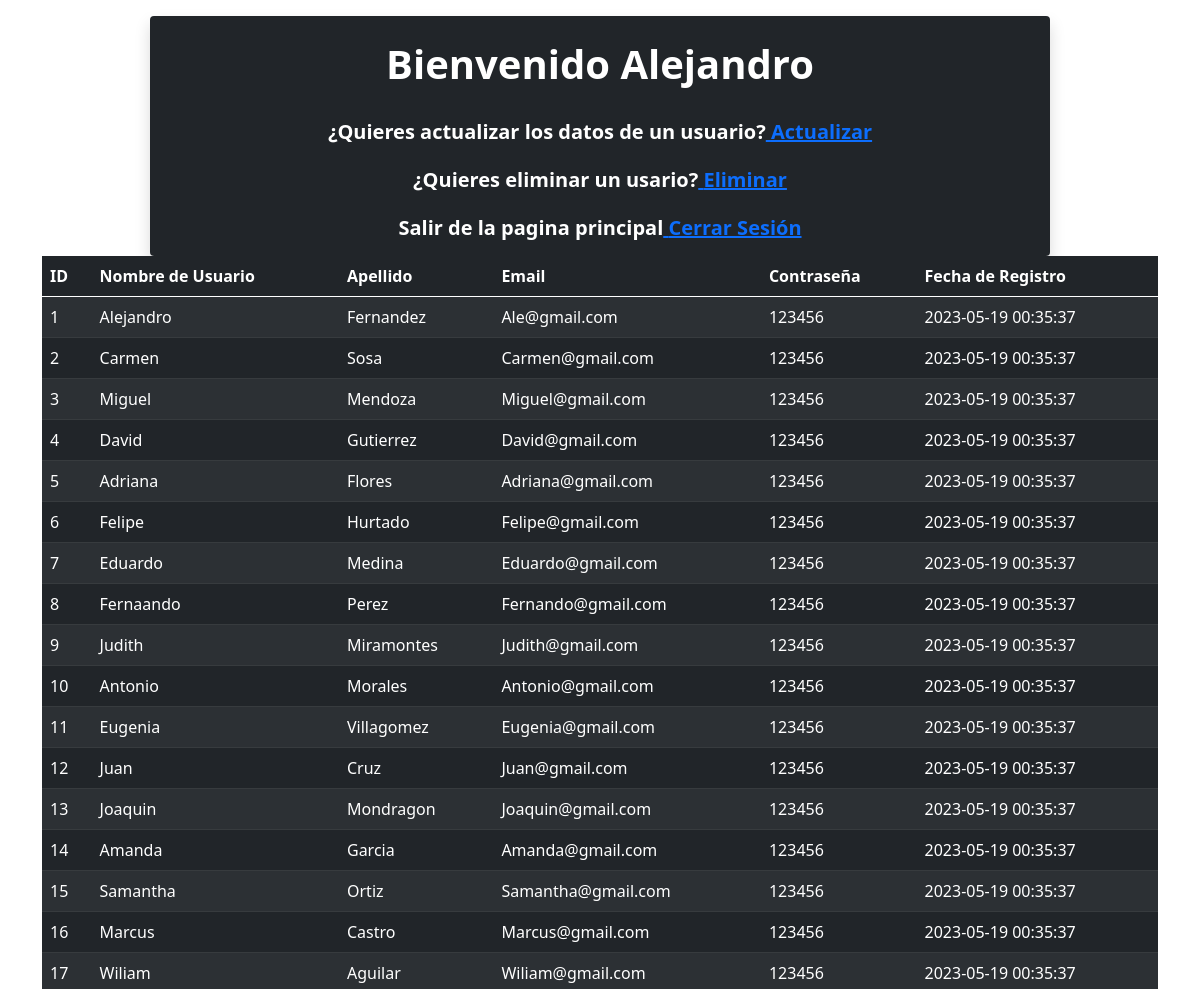
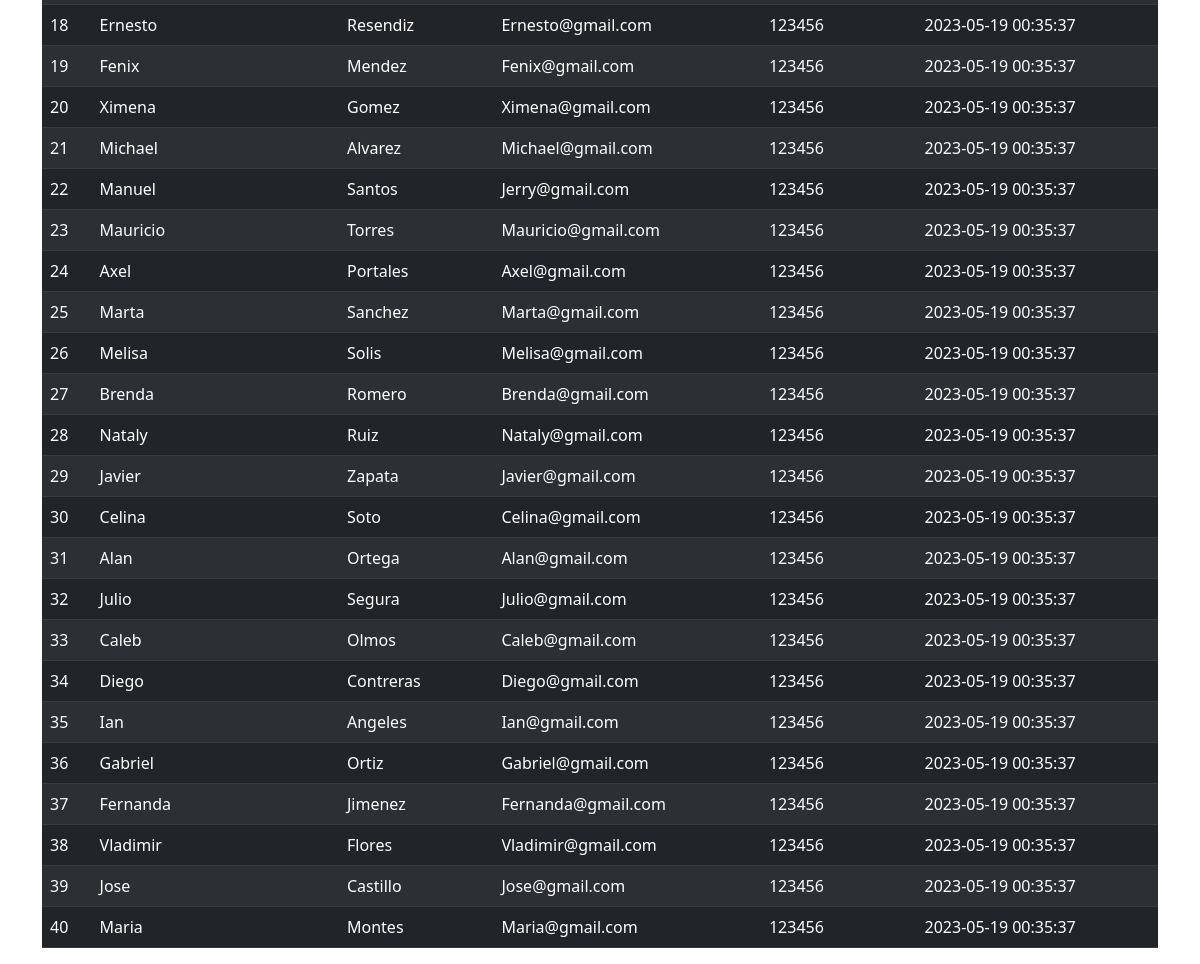
Page /Principal.php (signed in) on the committed database (2 pictures, top to bottom).
### tables this page shows
CREATE TABLE `usuarios` (
  `id` int(11) NOT NULL AUTO_INCREMENT,
  `nombre_usuario` text NOT NULL,
  `apellido` text NOT NULL,
  `email` text NOT NULL,
  `password` varchar(20) NOT NULL,
  `fecha_registro` datetime NOT NULL DEFAULT CURRENT_TIMESTAMP,
  PRIMARY KEY (`id`)
);

### listado.php (the view, shortened to what this page needs)
<!DOCTYPE html>
<html lang="en">
<head>
    <link href="https://cdn.jsdelivr.net/npm/bootstrap@5.0.2/dist/css/bootstrap.min.css" rel="stylesheet">
</head>
<body>
    <?php
        $consulta_sql="SELECT * FROM usuarios";
        $resultado=$conexion->query($consulta_sql);
        $count=mysqli_num_rows($resultado);
    ?>
        <div class="container">
            <div class="row">
                <div class="col">
                    <table class="table table-striped table-dark">
                        <thead>
                            <tr>
                                <th>ID</th>
                                <th>Nombre de Usuario</th>
                                <th>Apellido</th>
                                <th>Email</th>
                                <th>Contraseña</th>
                                <th>Fecha de Registro</th>
                            </tr>
                        </thead>
                        <?php
                            if ($count>0){
                             while($row=mysqli_fetch_assoc($resultado) ){
                                echo "<tr>";
                                echo "<td>".$row['id']."</td>";
                                echo "<td>".$row['nombre_usuario']."</td>";
                                echo "<td>".$row['apellido']."</td>" ?? null;
                                echo "<td>".$row['email']."</td>";
                                echo "<td>".$row['password']."</td>";
                                echo "<td>".$row['fecha_registro']."</td>";
                                echo "</tr>";
                                }
                            }else{
                                echo "<h1>Sin registros</h1>";
                            }
                        ?>
                </table>
                </div>
            </div>
        </div>
</body>
</html>

### Principal.php (shortened to what this page needs)
<!DOCTYPE html>
<html lang="en">
<head>
    <link href="https://cdn.jsdelivr.net/npm/bootstrap@5.0.2/dist/css/bootstrap.min.css" rel="stylesheet">
    <link rel="stylesheet" href="styles.css">
</head>
<body class="fondo3">
<?php
include "./logica/conexion.php";
$nombre_usuario= $_SESSION['usermane'];
if(!isset($nombre_usuario)){
    header("location: index.php");
}else{
    $consulta_sql= "SELECT * FROM usuarios WHERE nombre_usuario='" .$nombre_usuario. "'";
    $resultado=$conexion->query($consulta_sql);
    $row=mysqli_fetch_assoc($resultado);
?>
    <div class="container w-75 bg-dark mt-3 rounded shadow">
        <div class="row">
            <h1 style="color: white;" class="fw-bold text-center pt-4 mb-3"> Bienvenido <?php echo $row['nombre_usuario'] ?? null; ?></h1>
            <h5 style="color: white;" class="fw-bold text-center pt-3 mb-3">¿Quieres actualizar los datos de un usuario?<a href="./actualizarUsuario/actualizar.php"> Actualizar</a></h5>
            <h5 style="color: white;" class="fw-bold text-center pt-2 mb-3">¿Quieres eliminar un usario?<a href="./eliminarUsuario/eliminar.html"> Eliminar</a></h5>
            <h5 style="color: white;" class="fw-bold text-center pt-2 mb-3">Salir de la pagina principal<a href='logica/salir.php'> Cerrar Sesión</a></h5>
        </div>
    </div>
<?php
    include "./listado.php";
}
?>
</body>
</html>

### styles.css (style rules this page uses)
.fondo3 { background-image: url(imagenes/fondo4.png); }

### listado.php (style rules this page uses)
body { background: #2A5B06; background: linear-gradient(to left, #F7FF00, #2A5B06); }

### rows in the picture
usuarios: nombre_usuario "Alejandro", id "1", apellido "Fernandez", email "Ale@gmail.com", password "123456", fecha_registro "2023-05-19 00:35:37"
usuarios: id "2", nombre_usuario "Carmen", apellido "Sosa", email "Carmen@gmail.com", password "123456", fecha_registro "2023-05-19 00:35:37"
usuarios: id "3", nombre_usuario "Miguel", apellido "Mendoza", email "Miguel@gmail.com", password "123456", fecha_registro "2023-05-19 00:35:37"
usuarios: id "4", nombre_usuario "David", apellido "Gutierrez", email "David@gmail.com", password "123456", fecha_registro "2023-05-19 00:35:37"
usuarios: id "5", nombre_usuario "Adriana", apellido "Flores", email "Adriana@gmail.com", password "123456", fecha_registro "2023-05-19 00:35:37"
usuarios: id "6", nombre_usuario "Felipe", apellido "Hurtado", email "Felipe@gmail.com", password "123456", fecha_registro "2023-05-19 00:35:37"
usuarios: id "7", nombre_usuario "Eduardo", apellido "Medina", email "Eduardo@gmail.com", password "123456", fecha_registro "2023-05-19 00:35:37"
usuarios: id "8", nombre_usuario "Fernaando", apellido "Perez", email "Fernando@gmail.com", password "123456", fecha_registro "2023-05-19 00:35:37"
usuarios: id "9", nombre_usuario "Judith", apellido "Miramontes", email "Judith@gmail.com", password "123456", fecha_registro "2023-05-19 00:35:37"
usuarios: id "10", nombre_usuario "Antonio", apellido "Morales", email "Antonio@gmail.com", password "123456", fecha_registro "2023-05-19 00:35:37"
usuarios: id "11", nombre_usuario "Eugenia", apellido "Villagomez", email "Eugenia@gmail.com", password "123456", fecha_registro "2023-05-19 00:35:37"
usuarios: id "12", nombre_usuario "Juan", apellido "Cruz", email "Juan@gmail.com", password "123456", fecha_registro "2023-05-19 00:35:37"
usuarios: id "13", nombre_usuario "Joaquin", apellido "Mondragon", email "Joaquin@gmail.com", password "123456", fecha_registro "2023-05-19 00:35:37"
usuarios: id "14", nombre_usuario "Amanda", apellido "Garcia", email "Amanda@gmail.com", password "123456", fecha_registro "2023-05-19 00:35:37"
usuarios: id "15", nombre_usuario "Samantha", apellido "Ortiz", email "Samantha@gmail.com", password "123456", fecha_registro "2023-05-19 00:35:37"
usuarios: id "16", nombre_usuario "Marcus", apellido "Castro", email "Marcus@gmail.com", password "123456", fecha_registro "2023-05-19 00:35:37"
usuarios: id "17", nombre_usuario "Wiliam", apellido "Aguilar", email "Wiliam@gmail.com", password "123456", fecha_registro "2023-05-19 00:35:37"
usuarios: id "18", nombre_usuario "Ernesto", apellido "Resendiz", email "Ernesto@gmail.com", password "123456", fecha_registro "2023-05-19 00:35:37"
usuarios: id "19", nombre_usuario "Fenix", apellido "Mendez", email "Fenix@gmail.com", password "123456", fecha_registro "2023-05-19 00:35:37"
usuarios: id "20", nombre_usuario "Ximena", apellido "Gomez", email "Ximena@gmail.com", password "123456", fecha_registro "2023-05-19 00:35:37"
usuarios: id "21", nombre_usuario "Michael", apellido "Alvarez", email "Michael@gmail.com", password "123456", fecha_registro "2023-05-19 00:35:37"
usuarios: id "22", nombre_usuario "Manuel", apellido "Santos", email "Jerry@gmail.com", password "123456", fecha_registro "2023-05-19 00:35:37"
usuarios: id "23", nombre_usuario "Mauricio", apellido "Torres", email "Mauricio@gmail.com", password "123456", fecha_registro "2023-05-19 00:35:37"
usuarios: id "24", nombre_usuario "Axel", apellido "Portales", email "Axel@gmail.com", password "123456", fecha_registro "2023-05-19 00:35:37"
usuarios: id "25", nombre_usuario "Marta", apellido "Sanchez", email "Marta@gmail.com", password "123456", fecha_registro "2023-05-19 00:35:37"
usuarios: id "26", nombre_usuario "Melisa", apellido "Solis", email "Melisa@gmail.com", password "123456", fecha_registro "2023-05-19 00:35:37"
usuarios: id "27", nombre_usuario "Brenda", apellido "Romero", email "Brenda@gmail.com", password "123456", fecha_registro "2023-05-19 00:35:37"
usuarios: id "28", nombre_usuario "Nataly", apellido "Ruiz", email "Nataly@gmail.com", password "123456", fecha_registro "2023-05-19 00:35:37"
usuarios: id "29", nombre_usuario "Javier", apellido "Zapata", email "Javier@gmail.com", password "123456", fecha_registro "2023-05-19 00:35:37"
usuarios: id "30", nombre_usuario "Celina", apellido "Soto", email "Celina@gmail.com", password "123456", fecha_registro "2023-05-19 00:35:37"
usuarios: id "31", nombre_usuario "Alan", apellido "Ortega", email "Alan@gmail.com", password "123456", fecha_registro "2023-05-19 00:35:37"
usuarios: id "32", nombre_usuario "Julio", apellido "Segura", email "Julio@gmail.com", password "123456", fecha_registro "2023-05-19 00:35:37"
usuarios: id "33", nombre_usuario "Caleb", apellido "Olmos", email "Caleb@gmail.com", password "123456", fecha_registro "2023-05-19 00:35:37"
usuarios: id "34", nombre_usuario "Diego", apellido "Contreras", email "Diego@gmail.com", password "123456", fecha_registro "2023-05-19 00:35:37"
usuarios: id "35", nombre_usuario "Ian", apellido "Angeles", email "Ian@gmail.com", password "123456", fecha_registro "2023-05-19 00:35:37"
usuarios: id "36", nombre_usuario "Gabriel", apellido "Ortiz", email "Gabriel@gmail.com", password "123456", fecha_registro "2023-05-19 00:35:37"
usuarios: id "37", nombre_usuario "Fernanda", apellido "Jimenez", email "Fernanda@gmail.com", password "123456", fecha_registro "2023-05-19 00:35:37"
usuarios: id "38", nombre_usuario "Vladimir", apellido "Flores", email "Vladimir@gmail.com", password "123456", fecha_registro "2023-05-19 00:35:37"
usuarios: id "39", nombre_usuario "Jose", apellido "Castillo", email "Jose@gmail.com", password "123456", fecha_registro "2023-05-19 00:35:37"
usuarios: id "40", nombre_usuario "Maria", apellido "Montes", email "Maria@gmail.com", password "123456", fecha_registro "2023-05-19 00:35:37"
